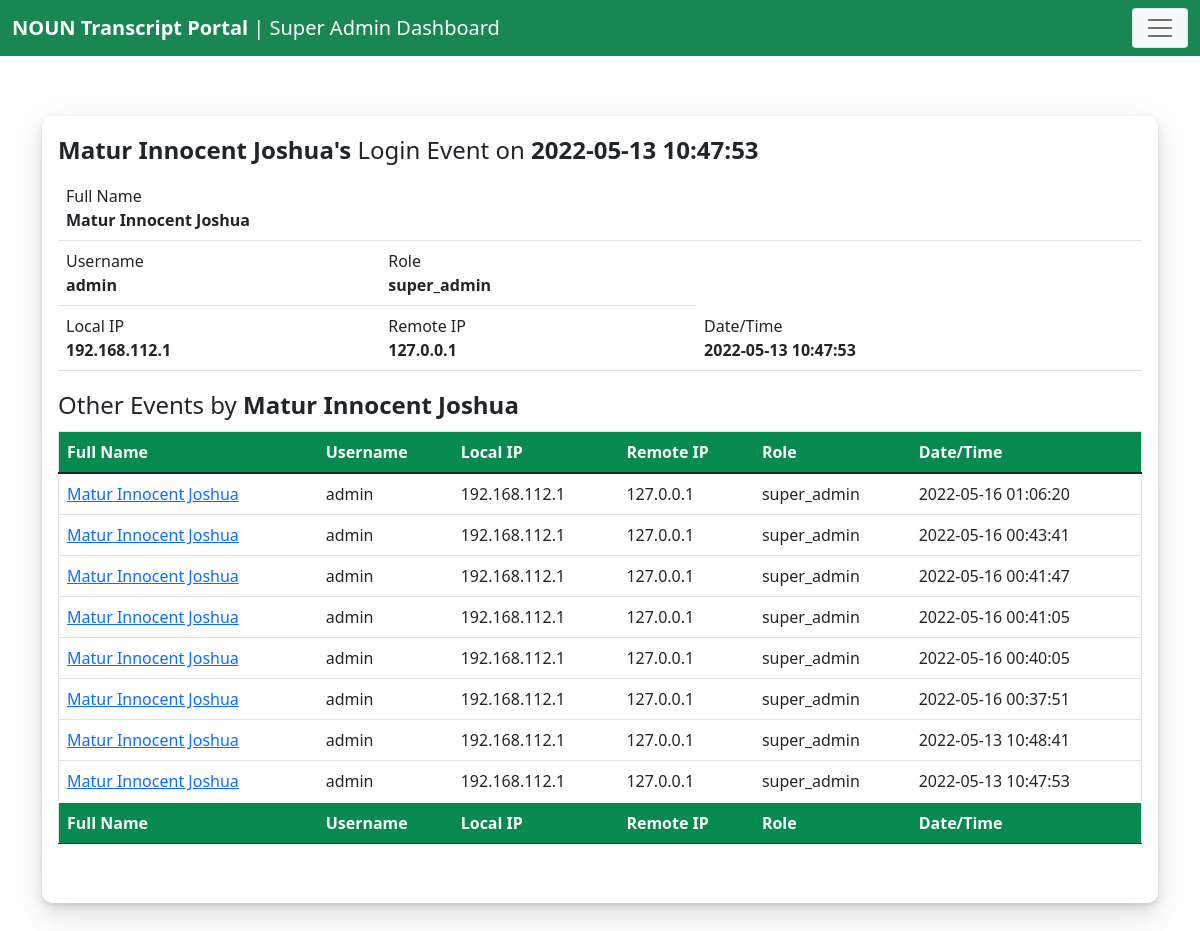
Page /adm/superadmin/view_event.php?id=1 (signed in) on the committed database.
### tables this page shows
CREATE TABLE IF NOT EXISTS `event_log` (
  `id` int(3) NOT NULL AUTO_INCREMENT COMMENT 'row ID',
  `name` varchar(25) NOT NULL,
  `username` varchar(15) NOT NULL,
  `remote_ip` varchar(15) NOT NULL COMMENT 'Remote IP',
  `local_ip` varchar(15) NOT NULL COMMENT 'Local IP',
  `datetime` timestamp NOT NULL DEFAULT CURRENT_TIMESTAMP COMMENT 'Server Time for Data Entry',
  `role` varchar(15) NOT NULL,
  PRIMARY KEY (`id`)
);

### adm/superadmin/view_event.php (the view, shortened to what this page needs)
<?php
include('post_header.php');
include('../../connect.php');
$get_id=$_GET['id'];
$sql="SELECT * FROM event_log WHERE id='$get_id' ";
$result=mysqli_query($conn, $sql);
$rows=mysqli_fetch_assoc($result);
?>
<body>
<br>
<br>
<br>
<br>
    <main class="container">
        <div class="card">
            <div class="card-body">
                <fieldset>
                    <legend><b><?php echo $rows['name']; ?>'s</b> Login Event on <b><?php echo $rows['datetime'];  ?></b></legend>
                <table class="table table-condensed">
                <tr>
                    <td colspan="3">
                        Full Name<br>
                        <b><?php echo $rows['name']; ?></b>
                    </td>
                </tr>
                <tr>
                    <td>
                        Username<br>
                        <b><?php echo $rows['username']; ?></b>
                    </td>
                    <td>
                        Role<br>
                        <b><?php echo $rows['role']; ?></b>
                    </td>
                </tr>
                <tr>
                    <td>
                        Local IP<br>
                        <b><?php echo $rows['local_ip']; ?></b>
                    </td>
                    <td>
                        Remote IP<br>
                        <b><?php echo $rows['remote_ip']; ?></b>
                    </td>
                    <td>
                        Date/Time<br>
                        <b><?php echo $rows['datetime']; ?></b>
                    </td>
                </tr>
                </table>
                </fieldset>
                <fieldset style="height: 500px; overflow-y: scroll;">
                    <legend>Other Events by <b><?php echo $rows['name']; ?></b></legend>
                    <table class="table border">
                <thead class="table-dark">
<?php
$use_name=$rows['name'];
$sql2="SELECT * FROM event_log WHERE name='$use_name' ORDER BY id DESC ";
$result2=mysqli_query($conn, $sql2);
?>
                    <tr>
                        <th scope="col" style="background-color:#068a50;">Full Name</th>
                        <th scope="col" style="background-color:#068a50;">Username</th>
                        <th scope="col" style="background-color:#068a50;">Local IP</th>
                        <th scope="col" style="background-color:#068a50;">Remote IP</th>
                        <th scope="col" style="background-color:#068a50;">Role</th>
                        <th scope="col" style="background-color:#068a50;">Date/Time</th>
                    </tr>
                </thead>
                <tbody>
<?php
while($rows=mysqli_fetch_array($result2)){
?>
                    <tr>
                        <td><a href="view_event.php?id=<?php echo $rows['id'];?>" target="_blank"><?php echo $rows['name'];  ?></a></td>
                        <td><?php echo $rows['username'];  ?></td>
                        <td><?php echo $rows['local_ip'];  ?></td>
                        <td><?php echo $rows['remote_ip'];  ?></td>
                        <td><?php echo $rows['role'];  ?></td>
                        <td><?php echo $rows['datetime'];  ?></td>
                    </tr>
<?php
}
?>
                </tbody>
                    <tfoot class="table-dark">
                        <tr>
                            <th scope="col" style="background-color:#068a50;">Full Name</th>
                        <th scope="col" style="background-color:#068a50;">Username</th>
                        <th scope="col" style="background-color:#068a50;">Local IP</th>
                        <th scope="col" style="background-color:#068a50;">Remote IP</th>
                        <th scope="col" style="background-color:#068a50;">Role</th>
                        <th scope="col" style="background-color:#068a50;">Date/Time</th>
                        </tr>
                    </tfoot>
        </table>
                </fieldset>
            </div>
        </div>
    </main>
</body>
</html>

### adm/css/style.css (style rules this page uses)
.card { background-color: #fff; border-radius: 10px; border: none; position: relative; margin-bottom: 30px; box-shadow: 0 0.46875rem 2.1875rem rgba(90,97,105,0.1), 0 0.9375rem 1.40625rem rgba(90,97,105,0.1), 0 0.25rem 0.53125rem rgba(90,97,105,0.12), 0 0.125rem 0.1875rem rgba(90,97,105,0.1); }
body { margin-top:20px; }

### adm/superadmin/post_header.php (style rules this page uses)
html { position: relative; min-height: 100%; }
body { margin-bottom: 60px; }

### rows in the picture
event_log: name "Matur Innocent Joshua", datetime "2022-05-13 10:47:53", username "admin", role "super_admin", local_ip "192.168.112.1", remote_ip "127.0.0.1"
event_log: name "Matur Innocent Joshua", username "admin", local_ip "192.168.112.1", remote_ip "127.0.0.1", role "super_admin", datetime "2022-05-16 01:06:20"
event_log: name "Matur Innocent Joshua", username "admin", local_ip "192.168.112.1", remote_ip "127.0.0.1", role "super_admin", datetime "2022-05-16 00:43:41"
event_log: name "Matur Innocent Joshua", username "admin", local_ip "192.168.112.1", remote_ip "127.0.0.1", role "super_admin", datetime "2022-05-16 00:41:47"
event_log: name "Matur Innocent Joshua", username "admin", local_ip "192.168.112.1", remote_ip "127.0.0.1", role "super_admin", datetime "2022-05-16 00:41:05"
event_log: name "Matur Innocent Joshua", username "admin", local_ip "192.168.112.1", remote_ip "127.0.0.1", role "super_admin", datetime "2022-05-16 00:40:05"
event_log: name "Matur Innocent Joshua", username "admin", local_ip "192.168.112.1", remote_ip "127.0.0.1", role "super_admin", datetime "2022-05-16 00:37:51"
event_log: name "Matur Innocent Joshua", username "admin", local_ip "192.168.112.1", remote_ip "127.0.0.1", role "super_admin", datetime "2022-05-13 10:48:41"
